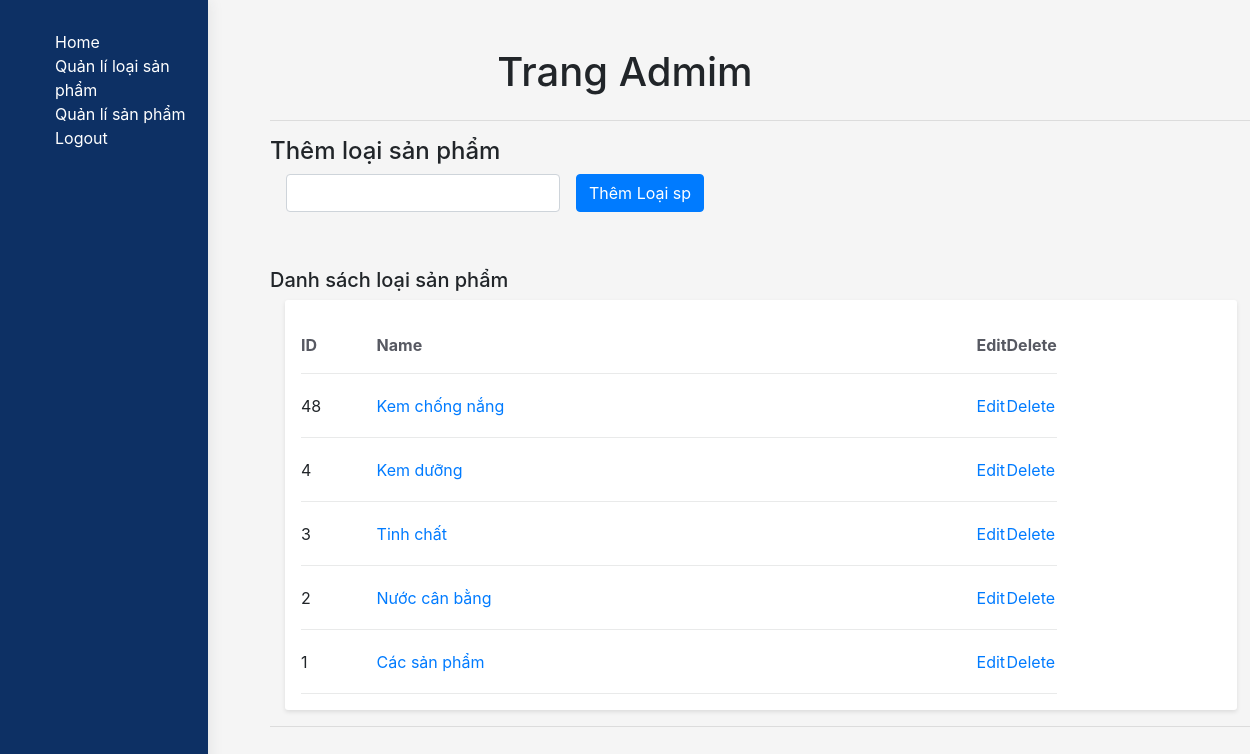
The app's page /controller/admin.php?page=qlloaisp (signed in) with its own data.
### tables this page shows
CREATE TABLE `type` (
  `id_type` int(11) NOT NULL,
  `name` varchar(255) NOT NULL
);

### model/type.php (called while the page is built, shortened)
<?php
    function danhsachcacdanhmuc($home){
        $sql = "select * from type where 1";
        if ($home == 1) {
            $sql.=" order by id_type asc";
        }else{
            $sql.=" order by id_type desc";
        }
        $conn = connect();
        $stmt = $conn->prepare($sql);
        $stmt->execute();
        $stmt->setFetchMode(PDO::FETCH_ASSOC);
        return $stmt->fetchAll();
    }

### view/admin/qlloaisp.php (the view, shortened to what this page needs)
<section class="col-10 main-right">
    <div class="container">
        <hr>
        <h4>Thêm loại sản phẩm</h4>
        <?php
        if (isset($_GET['idedit']) && ($_GET['idedit']) > 0) {
        ?>
            <form action="admin.php?page=qlloaisp" method="post">
                <?php
                $rand = rand();
                $_SESSION['rand'] = $rand;
                ?>
                <input type="text" value="<?= $infoloaisp['name'] ?>" name="name" required>
                <input type="hidden" name="id_type" value="<?= $infoloaisp['id_type'] ?>">
                <input type="hidden" value="<?php echo $rand; ?>" name="randcheck" />
                <input type="submit" value="Cập nhật Loại sp" name="updateloaisp">
            </form>
        <?php
        } else {
        ?>
            <form action="admin.php?page=qlloaisp" method="post">
                <div class="form-inline">
                    <div class="form-group mx-sm-3 mb-2">
                        <input type="text" value="" name="name" required class="form-control">
                    </div>
                    <input type="submit" value="Thêm Loại sp" name="submit_loaisp" class="btn btn-primary mb-2">
                </div>
            </form>
        <?php } ?>
        <h5 class="mt-5">Danh sách loại sản phẩm</h5>
        <div class="col-12">
            <div class="wrapper-content">
                <div class="danhsachloaisp">
                    <table class="ui-table">
                        <tr>
                            <th>ID</th>
                            <th>Name</th>
                            <th>Edit</th>
                            <th>Delete</th>
                        </tr>
                        <?php
                        foreach ($qlloaisp as $loaisp) {
                            $id = $loaisp['id_type'];
                            $name = $loaisp['name'];
                            $linkedit = "admin.php?page=qlloaisp&idedit=" . $id;
                            $linkdelete = "admin.php?page=qlloaisp&iddelete=" . $id;
                            echo '<tr>
                                    <td>' . $id . '</td>
                                    <td class="table-break-word text-primary">' . $name . '</td>
                                    <td><a href="' . $linkedit . '">Edit</a></td>
                                    <td><a href="' . $linkdelete . '">Delete</a></td>
                                </tr>';
                        }
                        ?>
                    </table>
                </div>
            </div>
        </div>
        <hr>
    </div>
</section>

### view/admin/css/admin.css (style rules this page uses)
body { background: #f5f5f5; }
.main-right { margin-left: 240px; }
.wrapper-content { background: #fff; padding: 16px; border-radius: 3px; box-shadow: 0 2px 4px rgba(0,0,0,.1); }
.ui-table tr th { color: #575962; font-weight: 700; line-height: 18px; padding: 20px 0; }
.ui-table tr td { padding: 0 10px; }
.ui-table tbody tr { background: #fff; box-shadow: inset 0 -1px 0 rgba(38,50,56,.1); }
.table-break-word { width: 600px; }
.danhsachloaisp .ui-table tr td { padding: 20px 0; }
.danhsachloaisp .ui-table tr td:first-child { width: 10%; }

### records on screen
type: id_type "48", name "Kem chống nắng"
type: id_type "4", name "Kem dưỡng"
type: id_type "3", name "Tinh chất"
type: id_type "2", name "Nước cân bằng"
type: id_type "1", name "Các sản phẩm"
